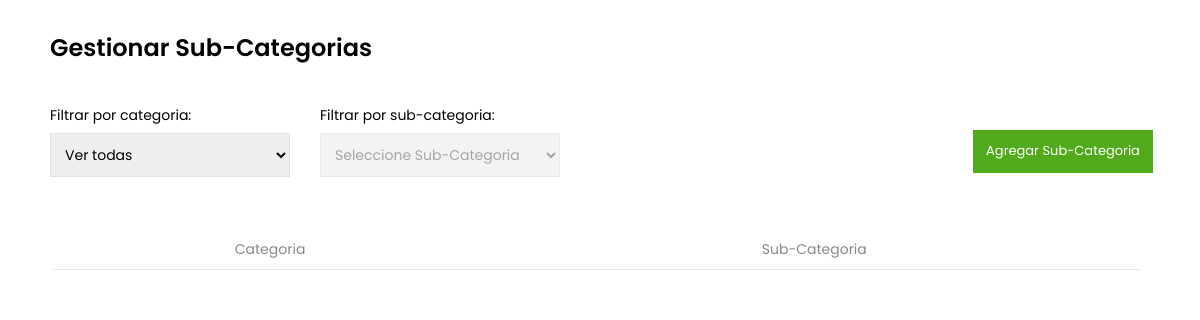
Before: /menu-encargadoStock/gestionar-subCategorias/gestionarSubCategorias.php with the older database file.
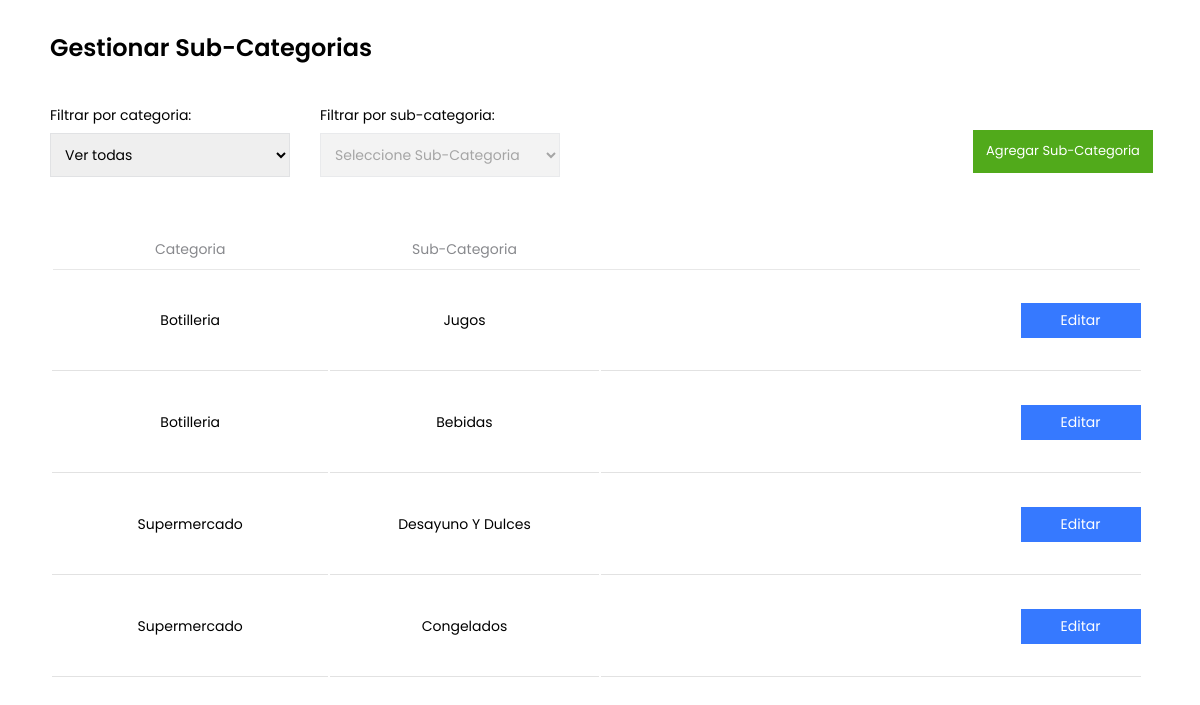
After: the same page with the newer database file.
### tables this page shows
CREATE TABLE sub_categorias (
    id INT AUTO_INCREMENT,
    fk_categorias_id INT,
    descripcion VARCHAR(90),

    PRIMARY KEY (id),
    FOREIGN KEY (fk_categorias_id) REFERENCES categorias(id)
);

CREATE TABLE categorias (
    id INT AUTO_INCREMENT,
    descripcion VARCHAR(130),        

    PRIMARY KEY (id)

);

### php/class/Dao.php (called while the page is built, shortened)
<?php
include('Categorias.php');
class DAO{
    private $con;
    public function conectarBD(){
        $servername = "localhost";
        $usuario = "root";
        $password = "";
        $bd = "supermercadooficial";
        $this->con = new mysqli($servername,$usuario,$password,$bd);
    }
    public function buscarSubCategorias(){
        $sql = "SELECT sub_categorias.id AS 'id_sub_categoria', categorias.id AS 'id_categoria', categorias.descripcion AS 'descripcion_categoria', sub_categorias.descripcion AS 'descripcion_sub_categoria'
        FROM sub_categorias INNER JOIN categorias on categorias.id = sub_categorias.fk_categorias_id ORDER BY sub_categorias.id DESC";
        $resultado = $this->con->query($sql);
        $fila = mysqli_num_rows($resultado);
        $lista_sub_categorias = array();
        if($fila >=1){
            while($r = mysqli_fetch_array($resultado)){
                $id_sub_categoria = $r['id_sub_categoria'];
                $id_categoria = $r['id_categoria'];
                $descripcion_categoria = $r['descripcion_categoria'];
                $descripcion_sub_categoria = $r['descripcion_sub_categoria'];
                $sub_categorias = new Sub_Categorias($id_sub_categoria,$id_categoria,$descripcion_categoria,$descripcion_sub_categoria);
                $lista_sub_categorias[] = $sub_categorias;
            }
            return $lista_sub_categorias;
        }
    }
}
?>

### php/class/Categorias.php (called while the page is built, shortened)
<?php
    class Sub_Categorias{
        private $id_sub_categoria;
        private $descripcion_categoria;
        private $descripcion_sub_categoria;
        public function Sub_Categorias($id_sub_categoria,$id_categoria,$descripcion_categoria,$descripcion_sub_categoria){
            $this->id_sub_categoria = $id_sub_categoria;
            $this->descripcion_categoria = $descripcion_categoria;
            $this->descripcion_sub_categoria = $descripcion_sub_categoria;
        }
        public function getIdSubCategoria(){
            return $this->id_sub_categoria;
        }
        public function getDescripcionCategoria(){
            return $this->descripcion_categoria;
        }
        public function getDescripcionSubCategoria(){
            return $this->descripcion_sub_categoria;
        }
    }
?>

### menu-encargadoStock/gestionar-subCategorias/gestionarSubCategorias.php (the view, shortened to what this page needs)
<?php
include('../../php/class/Dao.php');
$dao = new DAO();
?>
<!DOCTYPE html>
<html lang="es">
<head>
    <link rel='stylesheet' href='https://cdn-uicons.flaticon.com/uicons-brands/css/uicons-brands.css'>
    <link rel='stylesheet' href='https://cdn-uicons.flaticon.com/uicons-bold-rounded/css/uicons-bold-rounded.css'>
    <link rel='stylesheet' href='https://cdn-uicons.flaticon.com/uicons-regular-rounded/css/uicons-regular-rounded.css'>
    <link rel="stylesheet" href="../../assets/css/menu-cajero/realizarcompra/realizarcompra.css">
    <link rel="stylesheet" href="../../assets/css/menu-stock/gestionarproductos.css">
</head>
<body>
    <h2>Gestionar Sub-Categorias</h2>
    <div class="contenedor-filtrado" style="margin-bottom: 30px; margin-top: 30px;">
        <div class="flex-input2">
            <div class="input-normal">
                <label class="label-input">Filtrar por categoria:</label>
                <select name="select" class="input-text select-input" id="categoria">
                        <?php
                            echo '<option value="0">Ver todas</option>';
                        ?>
                </select>
            </div>
            <div class="input-normal">
                <label class="label-input">Filtrar por sub-categoria:</label>
                <select name="select" class="input-text select-input" id="sub-categoria-select" disabled>
                <option disabled selected="Seleccionar">Seleccione Sub-Categoria</option>
                </select>
            </div>
        </div>
        <div class="btn-div">
            <button type="button" class="btn btn-iniciar-compra margin-btn btnhover" id="agregar">Agregar Sub-Categoria</button>
        </div>
    </div>
    <table id="tabla">
        <thead>
            <tr>
                <th class="titular-fila">Categoria</th>
                <th class="titular-fila">Sub-Categoria</th>
                <th class="titular-fila"></th>
            </tr>
        </thead>
        <?php
            $lista_sub_categorias = $dao->buscarSubCategorias();
            foreach($lista_sub_categorias as $k){
                echo '
                <tr class="producto-item">
                    <td style="width: 400px;">'.$k->getDescripcionCategoria().'</td>
                    <td style="width: 400px;">'.$k->getDescripcionSubCategoria().'</td>
                    <td style="padding-left: 400px;">
                        <div class="botones-opciones">
                            <div class="editar boton-opcion">
                                    <a href="editarSubCategoria.php?id_subcategoria='.$k->getIdSubCategoria().'" style="cursor: pointer; color: white; text-decoration: none;">Editar</a>
                            </div>
                        </div>
                    </td>
                </tr>
                ';
            }
        ?>
    </table>
    <div style="height: 40px;">
    </div>
</body>
</html>

Changed rows visible on the page:
added sub_categorias: fk_categorias.descripcion "Botilleria", descripcion "Jugos"
added sub_categorias: fk_categorias.descripcion "Botilleria", descripcion "Bebidas"
added sub_categorias: fk_categorias.descripcion "Supermercado", descripcion "Desayuno Y Dulces"
added sub_categorias: fk_categorias.descripcion "Supermercado", descripcion "Congelados"
